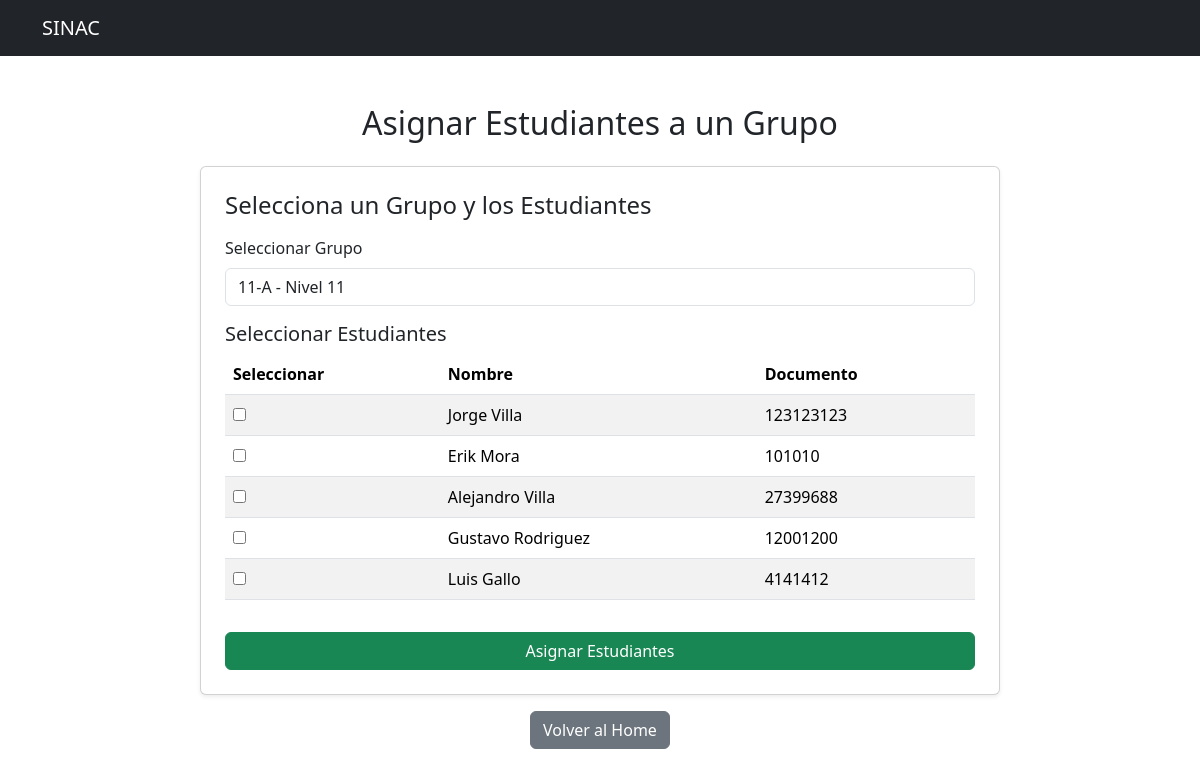
The page /asignar_estudiantes/ (signed in) on the database its author committed.
### SINAC/models.py (models this page shows, shortened)
class Estudiante(models.Model):
    usuario = models.OneToOneField(Usuario, on_delete=models.CASCADE, null=True, blank=True)
    documento = models.CharField(max_length=20, unique=True, default="0000000000")
    fecha_nacimiento = models.DateField()
    telefono_acudiente = models.CharField(max_length=15, default="0000000000")
    direccion = models.CharField(max_length=255, default="Sin dirección")
    grupo = models.ForeignKey('Grupo', on_delete=models.SET_NULL, null=True, blank=True)

class Usuario(AbstractUser):
    ADMINISTRADOR = 'ADMINISTRADOR'
    ESTUDIANTE = 'ESTUDIANTE'
    PROFESOR = 'profesor'
    ROLES = [
        (ADMINISTRADOR, 'Administrador'),
        (ESTUDIANTE, 'Estudiante'),
        (PROFESOR, 'Profesor'),
    ]
    rol = models.CharField(max_length=20, choices=ROLES, default=ESTUDIANTE)

### SINAC/views.py (the view)
# urls.py: path('asignar_estudiantes/', asignar_estudiantes_a_grupo, name='asignar_estudiantes'),
@login_required
@user_passes_test(es_admin)
def asignar_estudiantes_a_grupo(request):
    if request.method == "POST":
        form = AsignarEstudiantesGrupoForm(request.POST)
        if form.is_valid():
            grupo = form.cleaned_data['grupo']
            estudiantes = form.cleaned_data['estudiantes']
            for estudiante in estudiantes:
                estudiante.grupo = grupo
                estudiante.save()
            messages.success(request, "Estudiantes asignados correctamente al grupo.")
        else:
            messages.error(request, "Error al asignar estudiantes. Verifica los datos.")
    else:
        form = AsignarEstudiantesGrupoForm()
    return render(request, 'asignar_estudiantes.html', {'form': form})

### SINAC/forms.py
class AsignarEstudiantesGrupoForm(forms.Form):
    grupo = forms.ModelChoiceField(queryset=Grupo.objects.all(), label="Seleccionar Grupo")
    estudiantes = forms.ModelMultipleChoiceField(
        queryset=Estudiante.objects.all(),
        widget=forms.CheckboxSelectMultiple,
        required=True,
        label="Seleccionar Estudiantes"
    )

### SINAC/views.py (called while the page is built)
def es_admin(user):
    return user.is_superuser

### templates/asignar_estudiantes.html (shortened to what this page needs)
{% extends 'base.html' %}
{% block content %}
<div class="container mt-5">
    <h2 class="text-center mb-4">Asignar Estudiantes a un Grupo</h2>
    <div class="card p-4 shadow-sm mx-auto" style="max-width: 800px;">
        <h4 class="mb-3">Selecciona un Grupo y los Estudiantes</h4>
        <form method="post">
            <div class="mb-3">
                <label for="id_grupo" class="form-label">Seleccionar Grupo</label>
                <select name="grupo" id="id_grupo" class="form-control">
                    {% for grupo in form.grupo.field.queryset %}
                        <option value="{{ grupo.id }}">{{ grupo.nombre }} - Nivel {{ grupo.nivel }}</option>
                    {% endfor %}
                </select>
            </div>
            <h5>Seleccionar Estudiantes</h5>
            <table class="table table-striped">
                <thead>
                    <tr>
                        <th>Seleccionar</th>
                        <th>Nombre</th>
                        <th>Documento</th>
                    </tr>
                </thead>
                <tbody>
                    {% for estudiante in form.estudiantes.field.queryset %}
                        <tr>
                            <td>
                                <input type="checkbox" name="estudiantes" value="{{ estudiante.id }}">
                            </td>
                            <td>{{ estudiante.usuario.first_name }} {{ estudiante.usuario.last_name }}</td>
                            <td>{{ estudiante.documento }}</td>
                        </tr>
                    {% endfor %}
                </tbody>
            </table>
            <button type="submit" class="btn btn-success w-100 mt-3">Asignar Estudiantes</button>
        </form>
    </div>
    <div class="mt-3 text-center">
        <a href="{% url 'home_admin' %}" class="btn btn-secondary">Volver al Home</a>
    </div>
</div>
{% endblock %}

### rows shown on the page
Estudiante: usuario.first_name "Jorge", usuario.last_name "Villa", documento "123123123"
Estudiante: usuario.first_name "Erik", usuario.last_name "Mora", documento "101010"
Estudiante: usuario.first_name "Alejandro", usuario.last_name "Villa", documento "27399688"
Estudiante: usuario.first_name "Gustavo", usuario.last_name "Rodriguez", documento "12001200"
Estudiante: usuario.first_name "Luis", usuario.last_name "Gallo", documento "4141412"

### other values the page prints
form field grupo "11-A - Nivel 11"
